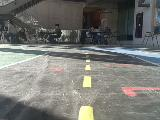
#> input picture images/colortest1.jpg, 160 x 120 px
$ python threshhold_checker.py
#> lines starting #> are read from the running program, lines starting #| are printed output that depends on the picture; after the words box and inside, x2 and y2 are one past the last pixel; in counts of white or black regions, pixels touching at a corner belong together
import cv2

def doNothing(x):
    pass

def main():
    cv2.namedWindow('Track Bars', cv2.WINDOW_NORMAL)
    #creating track bars for gathering threshold values of red green and blue
    cv2.createTrackbar('min_blue', 'Track Bars', 0, 255, doNothing)
#> slider 'min_blue' is set to 51
    cv2.createTrackbar('min_green', 'Track Bars', 0, 255, doNothing)
#> slider 'min_green' is set to 51
    cv2.createTrackbar('min_red', 'Track Bars', 0, 255, doNothing)
#> slider 'min_red' is set to 51

    cv2.createTrackbar('max_blue', 'Track Bars', 0, 255, doNothing)
#> slider 'max_blue' is set to 255
    cv2.createTrackbar('max_green', 'Track Bars', 0, 255, doNothing)
#> slider 'max_green' is set to 255
    cv2.createTrackbar('max_red', 'Track Bars', 0, 255, doNothing)
#> slider 'max_red' is set to 255

    image_path = 'images/colortest1.jpg'
    # reading the image
    object_image = cv2.imread(image_path)
#> object_image is the input picture: shape (120, 160, 3); mean B, G, R 114.6, 118.9, 118.3

    #resizing the image for viewing purposes
    resized_image = cv2.resize(object_image,(300, 200))
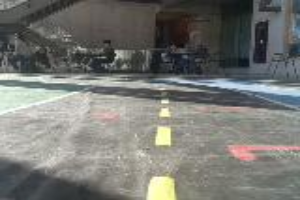
#> resized_image: shape (200, 300, 3); mean B, G, R 114.5, 118.8, 118.2
    #converting into HSV color model
    hsv_image = cv2.cvtColor(resized_image, cv2.COLOR_BGR2HSV)
#> hsv_image: shape (200, 300, 3); mean H, S, V 50.2, 25.3, 122.4

    #showing both resized and hsv image in named windows
    cv2.imshow('Base Image', resized_image)
    cv2.imshow('HSV Image', hsv_image)

    #creating a loop to get the feedback of the changes in trackbars
    while True:
    #reading the trackbar values for thresholds
        min_blue = cv2.getTrackbarPos('min_blue', 'Track Bars')
        min_green = cv2.getTrackbarPos('min_green', 'Track Bars')
        min_red = cv2.getTrackbarPos('min_red', 'Track Bars')

        max_blue = cv2.getTrackbarPos('max_blue', 'Track Bars')
        max_green = cv2.getTrackbarPos('max_green', 'Track Bars')
        max_red = cv2.getTrackbarPos('max_red', 'Track Bars')

        #using inrange function to turn on the image pixels where object threshold is matched
        mask = cv2.inRange(hsv_image, (min_blue, min_green, min_red), (max_blue, max_green, max_red))
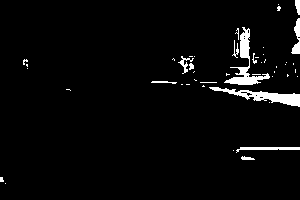
#> mask: shape (200, 300); 3.5% white; 47 white regions (36 under 20 px), largest, box (x1, y1, x2, y2) and area: (224, 27, 270, 85) 638, (209, 87, 300, 107) 632, (236, 147, 300, 153) 188
        #showing the mask image
        cv2.imshow('Mask Image', mask)
        # checking if q key is pressed to break out of loop
        key = cv2.waitKey(25)
#> (key q is pressed here)
        if key == ord('q'):
            break

    #printing the threshold values for usage in detection application
    print(f'min_blue {min_blue}  min_green {min_green} min_red {min_red}')
    print(f'max_blue {max_blue}  max_green {max_green} max_red {max_red}')
    #destroying all windows
    cv2.destroyAllWindows()

if __name__ == "__main__":
    main()
